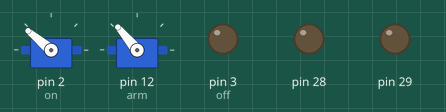
The sketch below on a simulated Arduino Mega 2560, built with avr-gcc and run on an emulated ATmega2560. Parts: 2 × servo, output pins drawn as LEDs (lit = HIGH).

Above: at 1.05 s.
At 2.0 s:
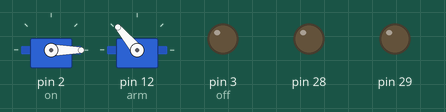
At 2.45 s:
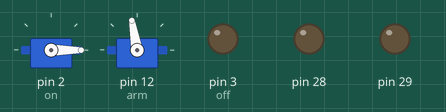
At 2.65 s:
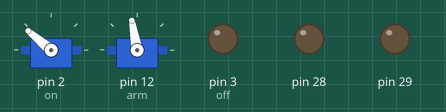
At 2.8 s:
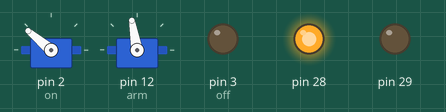
At 2.95 s:
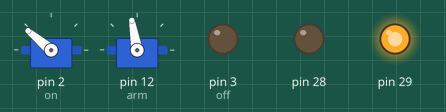
Timing chart, 0 to 5.6 s (numbered marks = the images above):
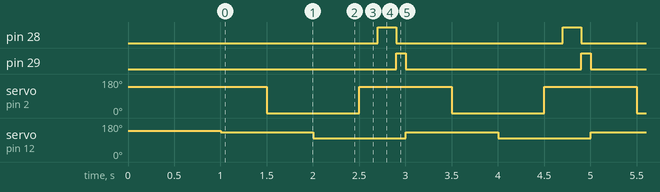

Measured:
- by itself, pin 28: alternates HIGH for 0.20 s and LOW for 1.8 s
- by itself, pin 29: alternates HIGH for 0.10 s and LOW for 1.9 s
- by itself, servo on pin 2 (on): alternates 140° for 1.0 s and 0° for 1.0 s
- by itself, servo on pin 12 (arm): alternates 130° for 1.0 s and 100° for 1.0 s

The sketch:

shuttle_launch_with_raquet.ino
```cpp
#include <Servo.h>
Servo gripper,arm;
int pos = 0;
//int pin1=11;
//int pin2=10;
//int i;
int on=2;
int off=3;
void setup()
{ //initialising
  gripper.attach(2);
  arm.attach(12);

  pinMode(on,OUTPUT);
  pinMode(off,OUTPUT);
  arm.write(140);
  gripper.write(140);
  delay(1000);
  pinMode(28,OUTPUT);
  pinMode(29,OUTPUT);
  //Serial.begin(9600);
  //delay(4000);
}

void loop()
{
  arm.write(130);
  delay(500);
  gripper.write(0); //grip pos=20 release pos=140
  delay(500);
  //arm.write(120);
  //delay(100);
  arm.write(100);     //up pos=150 down pos=130
  delay(500);
  /*digitalWrite(on,HIGH);
  digitalWrite(off,LOW);
  delay(10);
  digitalWrite(on,LOW);
  delay(1000);
  digitalWrite(on,LOW);
  digitalWrite(off,HIGH);
  delay(10);
  digitalWrite(off,LOW);*/
  gripper.write(140);
  delay(200);
  digitalWrite(28,HIGH);
  digitalWrite(29,LOW);
  delay(200);
  digitalWrite(28,LOW);
  digitalWrite(29,HIGH);
  delay(100);
  digitalWrite(28,LOW);
  digitalWrite(29,LOW);
}
```
